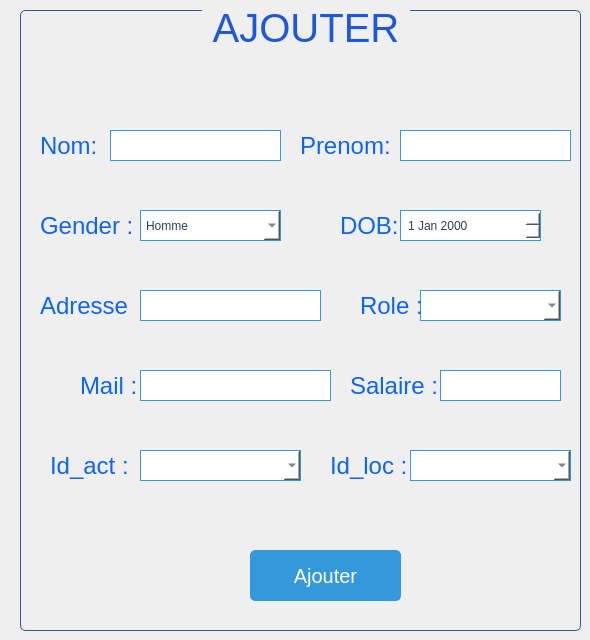
            <widget class="QWidget" name="page_29">
             <widget class="QGroupBox" name="groupBox_21">
              <property name="geometry">
               <rect>
                <x>20</x>
                <y>0</y>
                <width>561</width>
                <height>631</height>
               </rect>
              </property>
              <property name="styleSheet">
               <string notr="true">QGroupBox {
    border: 1px solid #3a539b; /* Darker blue */
    border-radius: 5px;
    margin-top: 10px;
	font-size:40px;
}

QGroupBox::title {
    subcontrol-origin: margin;
    subcontrol-position: top center;
    padding: 5px;
color: #1F57D9;
    font-weight: bold;
}

QLabel {
    color: #0F65F1; /* Medium blue */
    font-size: 24px; /* Larger font size */
    font-family: &quot;Candara&quot;, sans-serif; /* Different font family */
}

QComboBox {
    background-color: #ffffff; /* Light white background */
    border: 1px solid #3498db; /* Medium blue */
    padding: 5px;
    color: #2c3e50; /* Dark gray text */
    selection-background-color: #3498db; /* Medium blue */
}

QLineEdit {
    background-color: #ffffff; /* Light white background */
    border: 1px solid #3498db; /* Medium blue */
    padding: 5px;
    color: #2c3e50; /* Dark gray text */
}

QDateEdit {
    background-color: #ffffff; /* Light white background */
    border: 1px solid #3498db; /* Medium blue */
    padding: 5px;
    color: #2c3e50; /* Dark gray text */
}

QPushButton {
    background-color: #3498db; /* Medium blue */
    color: #ffffff; /* White text */
    border: 1px solid #3498db; /* Medium blue */
    padding: 12px 24px; /* Larger padding */
    border-radius: 5px;
    font-family: &quot;Cambria&quot;, serif; /* Different font family */
    font-size: 20px; /* Larger font size */
}

QPushButton:hover {
    background-color: #2980b9; /* Darker hover color */
    border: 1px solid #2980b9; /* Darker hover color */
}
</string>
              </property>
              <property name="title">
               <string>AJOUTER</string>
              </property>
              <widget class="QLineEdit" name="nom_emp">
               <property name="geometry">
                <rect>
                 <x>90</x>
                 <y>130</y>
                 <width>171</width>
                 <height>31</height>
                </rect>
               </property>
              </widget>
              <widget class="QLineEdit" name="prenom_emp">
               <property name="geometry">
                <rect>
                 <x>380</x>
                 <y>130</y>
                 <width>171</width>
                 <height>31</height>
                </rect>
               </property>
              </widget>
              <widget class="QLabel" name="label_111">
               <property name="geometry">
                <rect>
                 <x>20</x>
                 <y>130</y>
                 <width>71</width>
                 <height>31</height>
                </rect>
               </property>
               <property name="styleSheet">
                <string notr="true"/>
               </property>
               <property name="text">
                <string>Nom:</string>
               </property>
              </widget>
              <widget class="QLabel" name="label_112">
               <property name="geometry">
                <rect>
                 <x>280</x>
                 <y>130</y>
                 <width>91</width>
                 <height>31</height>
                </rect>
               </property>
               <property name="text">
                <string>Prenom:</string>
               </property>
              </widget>
              <widget class="QLineEdit" name="adresse_emp">
               <property name="geometry">
                <rect>
                 <x>120</x>
                 <y>290</y>
                 <width>181</width>
                 <height>31</height>
                </rect>
               </property>
              </widget>
              <widget class="QLabel" name="label_113">
               <property name="geometry">
                <rect>
                 <x>20</x>
                 <y>290</y>
                 <width>91</width>
                 <height>31</height>
                </rect>
               </property>
               <property name="text">
                <string>Adresse :</string>
               </property>
              </widget>
              <widget class="QLineEdit" name="salaire_emp">
               <property name="geometry">
                <rect>
                 <x>420</x>
                 <y>370</y>
                 <width>121</width>
                 <height>31</height>
                </rect>
               </property>
              </widget>
              <widget class="QLabel" name="label_114">
               <property name="geometry">
                <rect>
                 <x>330</x>
                 <y>370</y>
                 <width>91</width>
                 <height>31</height>
                </rect>
               </property>
               <property name="text">
                <string>Salaire :</string>
               </property>
              </widget>
              <widget class="QDateEdit" name="dob_emp">
               <property name="geometry">
                <rect>
                 <x>380</x>
                 <y>210</y>
                 <width>141</width>
                 <height>31</height>
                </rect>
               </property>
              </widget>
              <widget class="QLabel" name="label_115">
               <property name="geometry">
                <rect>
                 <x>320</x>
                 <y>210</y>
                 <width>61</width>
                 <height>31</height>
                </rect>
               </property>
               <property name="text">
                <string>DOB:</string>
               </property>
              </widget>
              <widget class="QComboBox" name="gender_emp">
               <property name="geometry">
                <rect>
                 <x>120</x>
                 <y>210</y>
                 <width>141</width>
                 <height>31</height>
                </rect>
               </property>
               <item>
                <property name="text">
                 <string>Homme</string>
                </property>
               </item>
               <item>
                <property name="text">
                 <string>Femme</string>
                </property>
               </item>
              </widget>
              <widget class="QComboBox" name="id_loc_emp">
               <property name="geometry">
                <rect>
                 <x>390</x>
                 <y>450</y>
                 <width>161</width>
                 <height>31</height>
                </rect>
               </property>
              </widget>
              <widget class="QComboBox" name="id_act_emp">
               <property name="geometry">
                <rect>
                 <x>120</x>
                 <y>450</y>
                 <width>161</width>
                 <height>31</height>
                </rect>
               </property>
              </widget>
              <widget class="QComboBox" name="role_emp">
               <property name="geometry">
                <rect>
                 <x>400</x>
                 <y>290</y>
                 <width>141</width>
                 <height>31</height>
                </rect>
               </property>
              </widget>
              <widget class="QLabel" name="label_116">
               <property name="geometry">
                <rect>
                 <x>20</x>
                 <y>210</y>
                 <width>91</width>
                 <height>31</height>
                </rect>
               </property>
               <property name="text">
                <string>Gender :</string>
               </property>
              </widget>
              <widget class="QLabel" name="label_117">
               <property name="geometry">
                <rect>
                 <x>340</x>
                 <y>290</y>
                 <width>71</width>
                 <height>31</height>
                </rect>
               </property>
               <property name="text">
                <string>Role :</string>
               </property>
              </widget>
              <widget class="QLabel" name="label_118">
               <property name="geometry">
                <rect>
                 <x>310</x>
                 <y>450</y>
                 <width>81</width>
                 <height>31</height>
                </rect>
               </property>
               <property name="text">
                <string>Id_loc :</string>
               </property>
              </widget>
              <widget class="QLabel" name="label_119">
               <property name="geometry">
                <rect>
                 <x>30</x>
                 <y>450</y>
                 <width>81</width>
                 <height>31</height>
                </rect>
               </property>
               <property name="text">
                <string>Id_act :</string>
               </property>
              </widget>
              <widget class="QLabel" name="label_120">
               <property name="geometry">
                <rect>
                 <x>60</x>
                 <y>370</y>
                 <width>61</width>
                 <height>31</height>
                </rect>
               </property>
               <property name="text">
                <string>Mail :</string>
               </property>
              </widget>
              <widget class="QLineEdit" name="mail_emp">
               <property name="geometry">
                <rect>
                 <x>120</x>
                 <y>370</y>
                 <width>191</width>
                 <height>31</height>
                </rect>
               </property>
              </widget>
              <widget class="QPushButton" name="ajouter_employes">
               <property name="geometry">
                <rect>
                 <x>230</x>
                 <y>550</y>
                 <width>151</width>
                 <height>51</height>
                </rect>
               </property>
               <property name="text">
                <string>Ajouter</string>
               </property>
              </widget>
             </widget>
            </widget>
